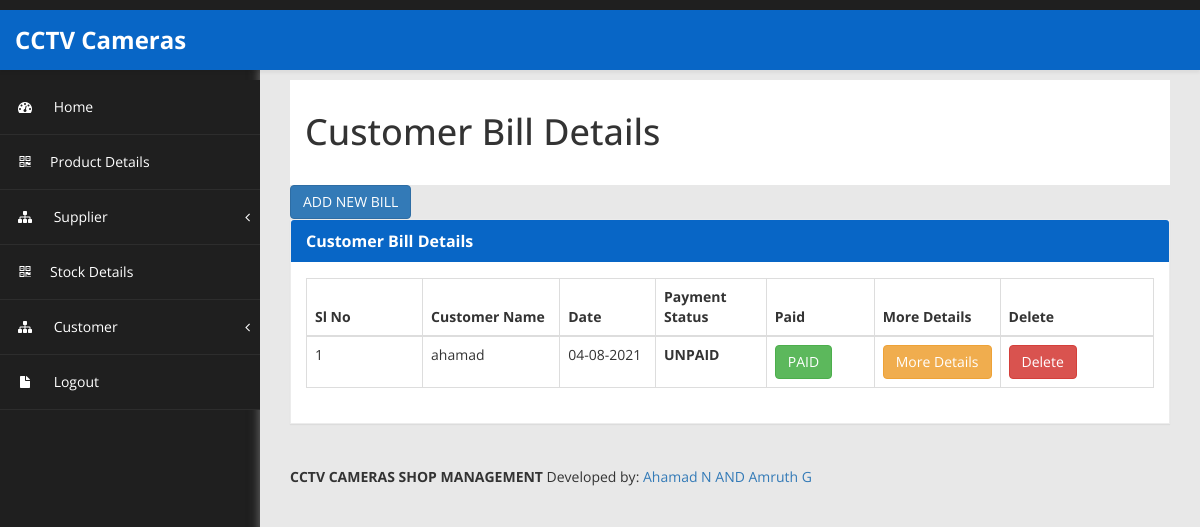
Page /admin/bill_view.php (signed in) on the committed database.
### tables this page shows
CREATE TABLE `bill_master_details` (
  `bill_master_id` int(10) NOT NULL,
  `cust_id` int(10) NOT NULL,
  `Date` varchar(50) NOT NULL,
  `P_Status` varchar(20) NOT NULL
);

CREATE TABLE `customer_details` (
  `cust_id` int(10) NOT NULL,
  `cust_name` varchar(20) NOT NULL,
  `cust_address` varchar(30) NOT NULL,
  `cust_contact_no` bigint(10) NOT NULL,
  `cust_email_id` varchar(20) NOT NULL
);

### admin/bill_view.php (the view, shortened to what this page needs)
<!DOCTYPE html>
<html xmlns="http://www.w3.org/1999/xhtml">
<head>
<?php include('metadata.php');?>
<?php include('header.php');?>
<?php include('sidebar.php');?>
</head>
<body>
        <div id="page-wrapper" >
            <div id="page-inner">
			 <div class="row">
                    <div class="col-md-12">
                        <h1 class="page-header">
                            Customer Bill Details
                        </h1>
                    </div>
                </div>
               <a href="bill.php" class="btn btn-primary">ADD NEW BILL</a>
            <div class="row">
                <div class="col-md-12">
                    <div class="panel panel-default">
                        <div class="panel-heading">
                            Customer Bill Details
                        </div>
                        <div class="panel-body">
                            <div class="table-responsive">
									<table id="example1" class="table table-bordered table-hover display">
										<thead>
											<tr>
    <th width="198">Sl No </th>
    <th width="191">Customer Name </th>
    <th width="143">Date</th>
	<th width="143">Payment Status</th>
	<th width="143">Paid</th>
    <th width="91">More Details</th>
    <th width="224">Delete</th>
  </tr>
  </thead>
  <tbody>
  <?php
  $dbid=1;
  include('db_connection.php');
  $sql="select * from bill_master_details db, customer_details cd where db.cust_id=cd.cust_id";
  $res=$conn->query($sql);
  while($row=mysqli_fetch_array($res))
  {
  ?>
  <tr>
    <td><?php echo $dbid++;?></td>
    <td><?php echo $row['cust_name'];?></td>
    <td><?php echo $row['Date'];?></td>
	 <td><b><?php echo $row['P_Status'];?></b></td>
    <td><a href="paid.php?bill_master_id=<?php echo $row['bill_master_id'];?>" class="btn btn-success">PAID</a></td>
	<td><a href="bill details_more.php?bmid=<?php echo $row['bill_master_id'];?>&cust_id=<?php echo $row['cust_id']; ?>&dat=<?php echo $row['Date']; ?>" class="btn btn-warning">More Details</a></td>
    <td><a href= "distributor_bill_master_delete.php?bill_master_id=<?php echo $row['bill_master_id'];?>" class="btn btn-danger">Delete</a></td>
  </tr>
  <?php
  }
  ?>
  </tbody>
									</table>
									 </div>
                        </div>
                    </div>
                <?php include('footer.php');?>
			    </div>
            </div>
</body>
</html>

### admin/assets/css/custom-styles.css (style rules this page uses)
body { font-family: 'Open Sans', sans-serif; background: #1F1F1F; }
#page-wrapper { padding: 15px 15px; min-height: 600px; background: #E8E8E8; }
#page-inner { width:100%; margin:10px 20px 10px 0px; background-color:transparent; padding: 15px 30px; min-height:1200px; }
h1, .h1, h2, .h2, h3, .h3 { margin-top: 7px; margin-bottom: -5px; }
.panel { border-radius:0px; }
#page-wrapper { position: relative; top: 55px; box-shadow: 0 0 10px #757575; -moz-box-shadow: 0 0 10px #757575; -webkit-box-shadow: 0 0 10px #757575; }
.page-header { padding-bottom: 9px; margin: 0; border-bottom: 1px solid transparent; text-align: left;background-color: #fff;padding: 32px 22px 32px 15px; }
.panel-default { border-color: #ECECEC; }
.panel-default > .panel-heading { color: #FFF; border-color: #FFF; font-weight:bold; background: #0866C6; font-size: 16px; text-shadow: none; }
.panel-heading { border-bottom: 1px solid transparent; border-top-left-radius: 3px; border-top-right-radius: 3px; }
@media (min-width:768px) { #page-wrapper { margin: 0 0 0 260px; padding: 0; min-height: 1200px; } }

### rows in the picture
bill_master_details: cust.cust_name "ahamad", Date "04-08-2021", P_Status "UNPAID"
